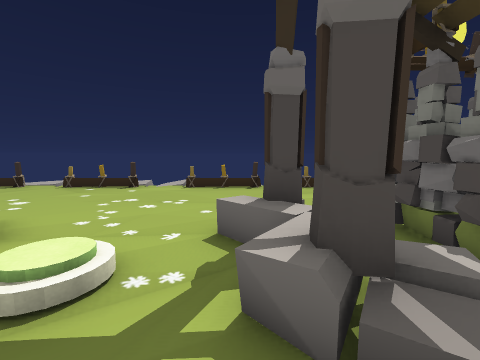
[1] (above)

24 first-person views from a walk through a 3-D level made in the Unity game engine. The camera is 1.4 m above the floor, tilts 6° down and sees 90° across. Doors are open. The floor is counted in squares, 1 m on a side. Each view is taken from the middle of a square. On the plan, view 1 faces up. The plan holds only what a view shows up to about 13 squares ahead; the rest is blank. The place goes on beyond the plan. The player is left out.

[2]
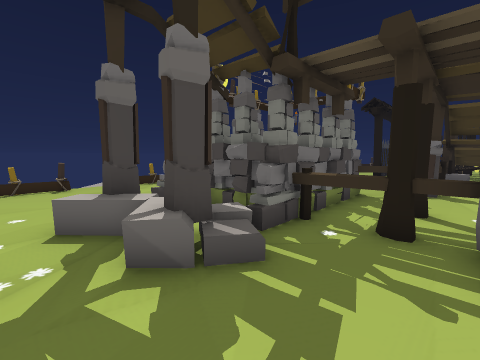

[3]
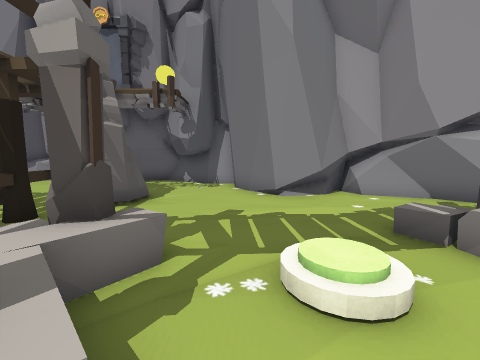

[4]
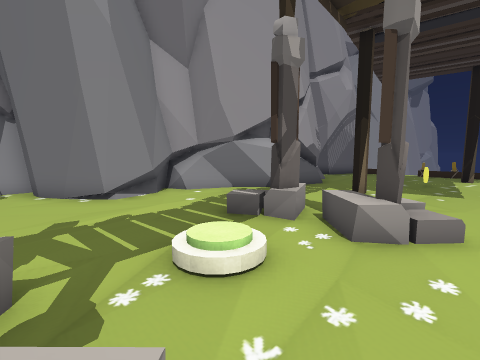

[5]
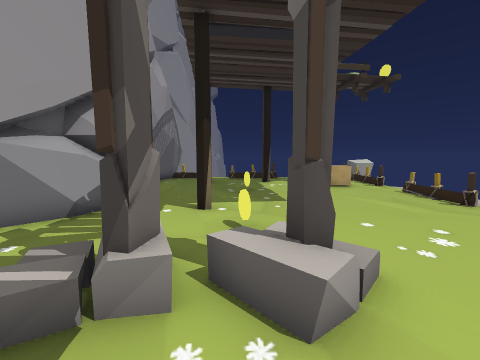

[6]
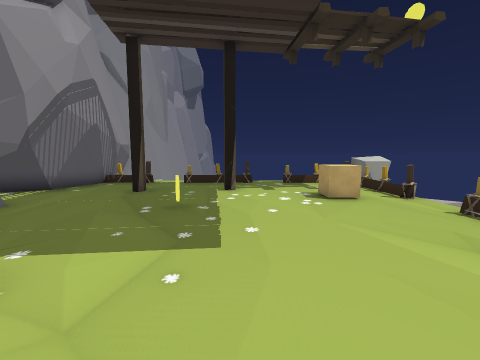

[7]
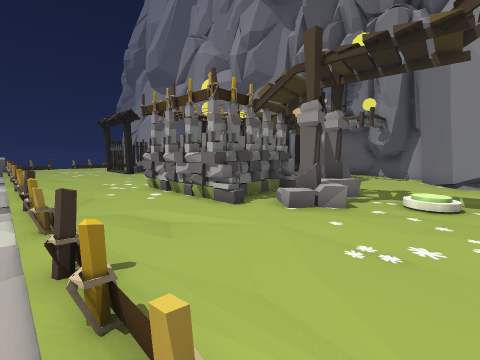

[8]
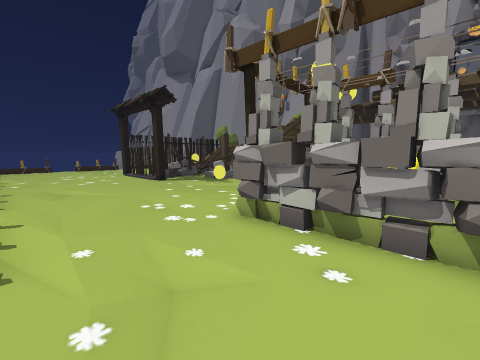

[9]
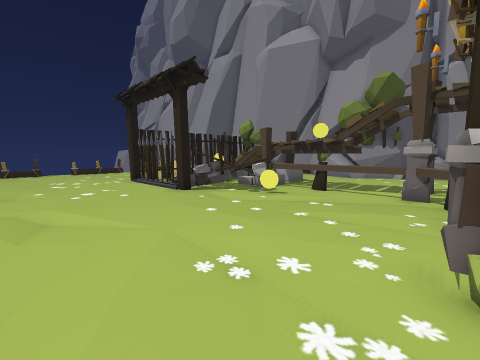

[10]
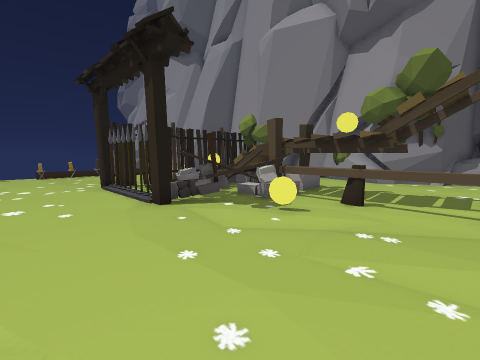

[11]
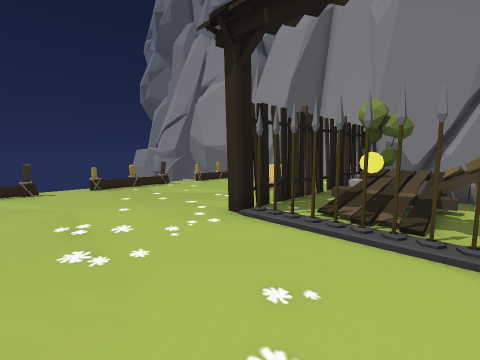

[12]
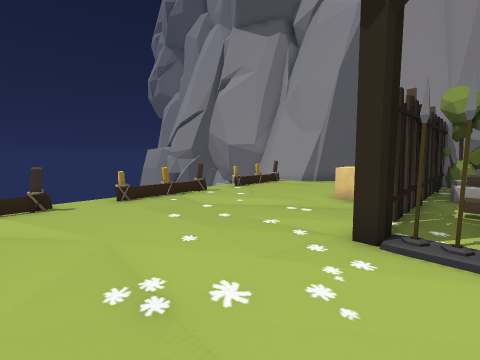

[13]
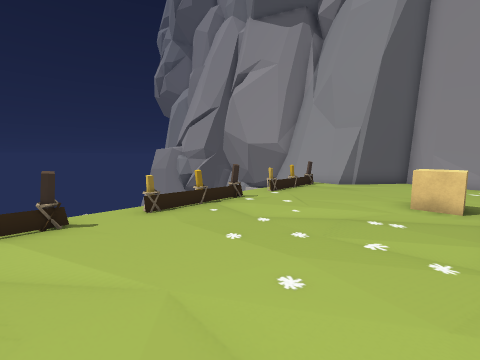

[14]
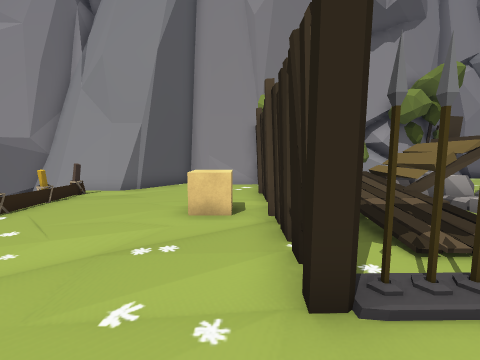

[15]
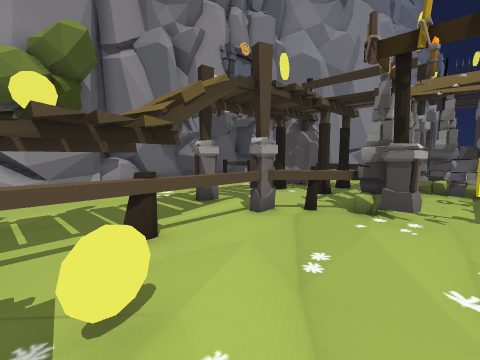

[16]
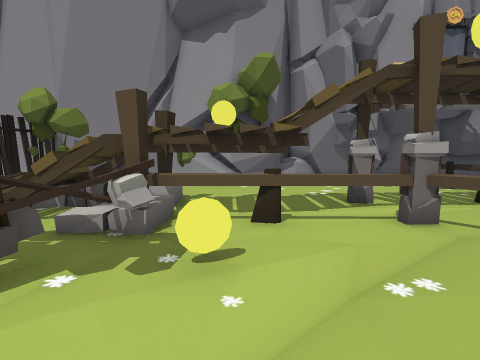

[17]
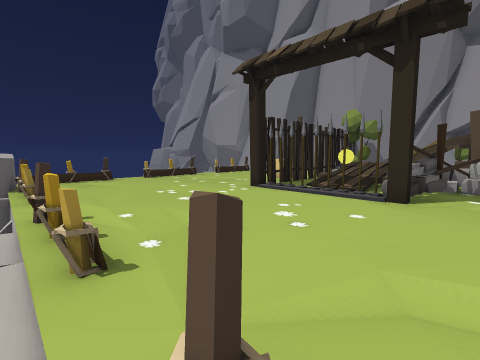

[18]
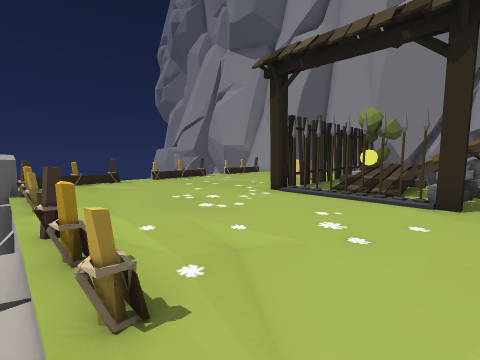

[19]
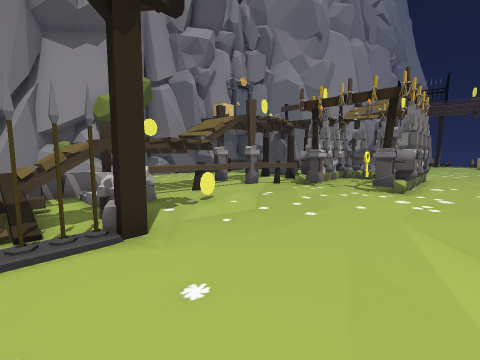

[20]
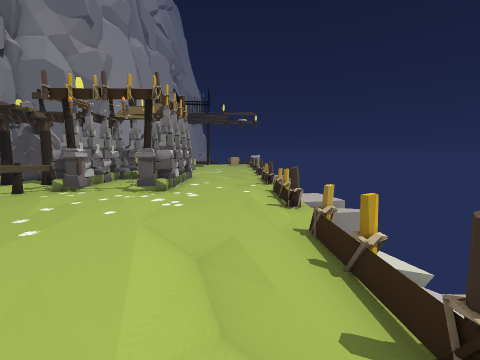

[21]
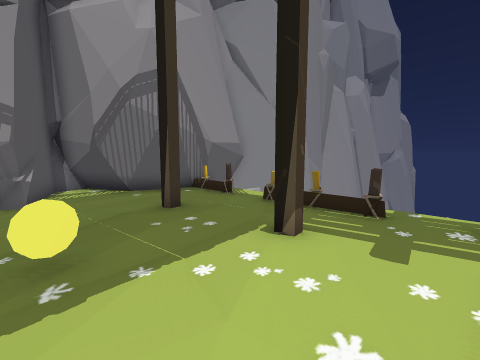

[22]
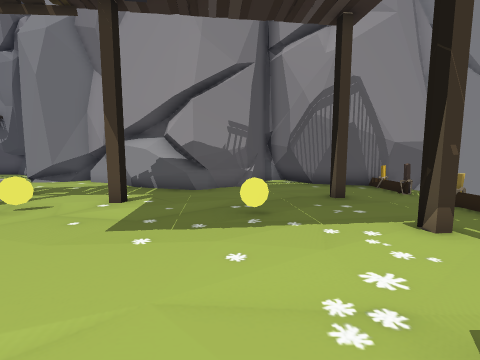

[23]
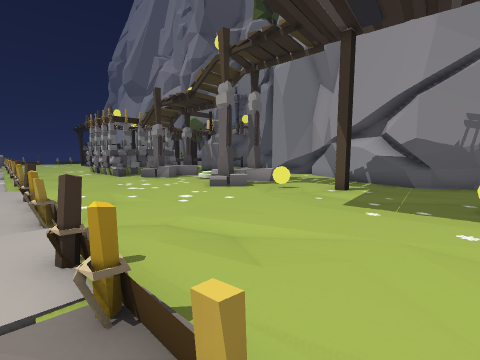

[24]
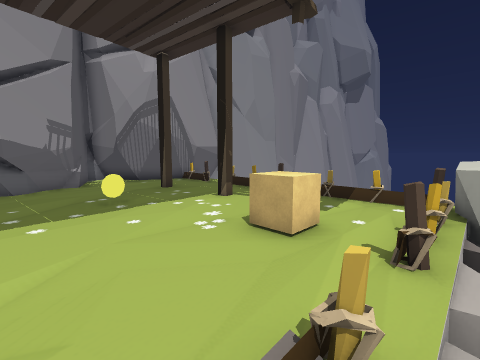

### Floor plan
Key: @ floor where view 1 was taken; # wall or solid block; x gap in a wall; . floor; D open door; = window, fence, low wall or low ledge; ^ raised ledge; v drop or lower ground; F fence; T thing the floor can be seen under or through; R rock; B box; U bush; O other object.
Columns run from 22 left of view 1 to 31 right of it. Each row starts with its distance up from view 1.
 12    ##   v   vv   vvv    v     vvvv
 11    ^#v.............. ..F.v.......F.........vvvvv^^
 10    F...F...FF...FF.....F....F..F.F....F....F..  F.F
  9    ....B..........................................F
  8    ....B...........................................
  7    ...............................................F
  6   v......................F#FFF#....................
  5   vF.....................F  ..x....................
  4    F.............#=...^#.F.O..D.......##O.O#.......
  3    .....OO....OO.=.....^.F#...#.......#=...#.......
  2    ..........#...#....=#.F#FFF#....OO.x....#......F
  1   v...#.........==........F...FF.....#.....x.......v
  0   .F..................@...x.#..TTTTTT###.==#BB....F
 -1   #F......####...........RF..........T##=###. ....F
 -2 #######.########........RRF #.....TTTT##===#. ....F
 -3       ###      ##.###...RRR  ........==== =#. ....vv
 -4       ###       #####.....#    .......    U#. ..#####
 -5         #        #  ##....F    .......    U#. .##   ##
 -6                      #.##.  ## ....###   #######
 -7                      ####.#### ..#U###U###
 -8                        #########^#
 -9                                ^^^
-10                                 ^

Positions as (right, up) in squares from view 1, and headings:
1: (0, 0), facing up
2: (-1, -1), facing up-right
3: (-1, 5), facing down
4: (0, 5), facing down-left
5: (-2, 3), facing left
6: (-7, 5), facing left
7: (-3, 11), facing down-right
8: (4, 10), facing down-right
9: (8, 9), facing down-right
10: (10, 7), facing down-right
11: (17, 8), facing down-right
12: (20, 8), facing down-right
13: (22, 8), facing down-right
14: (22, 6), facing down
15: (14, 4), facing down-left
16: (13, 5), facing down
17: (15, 11), facing down-right
18: (16, 11), facing down-right
19: (18, 8), facing down-left
20: (17, 9), facing left
21: (-13, 7), facing down-left
22: (-13, 9), facing down
23: (-13, 11), facing down-right
24: (-11, 11), facing down-left
